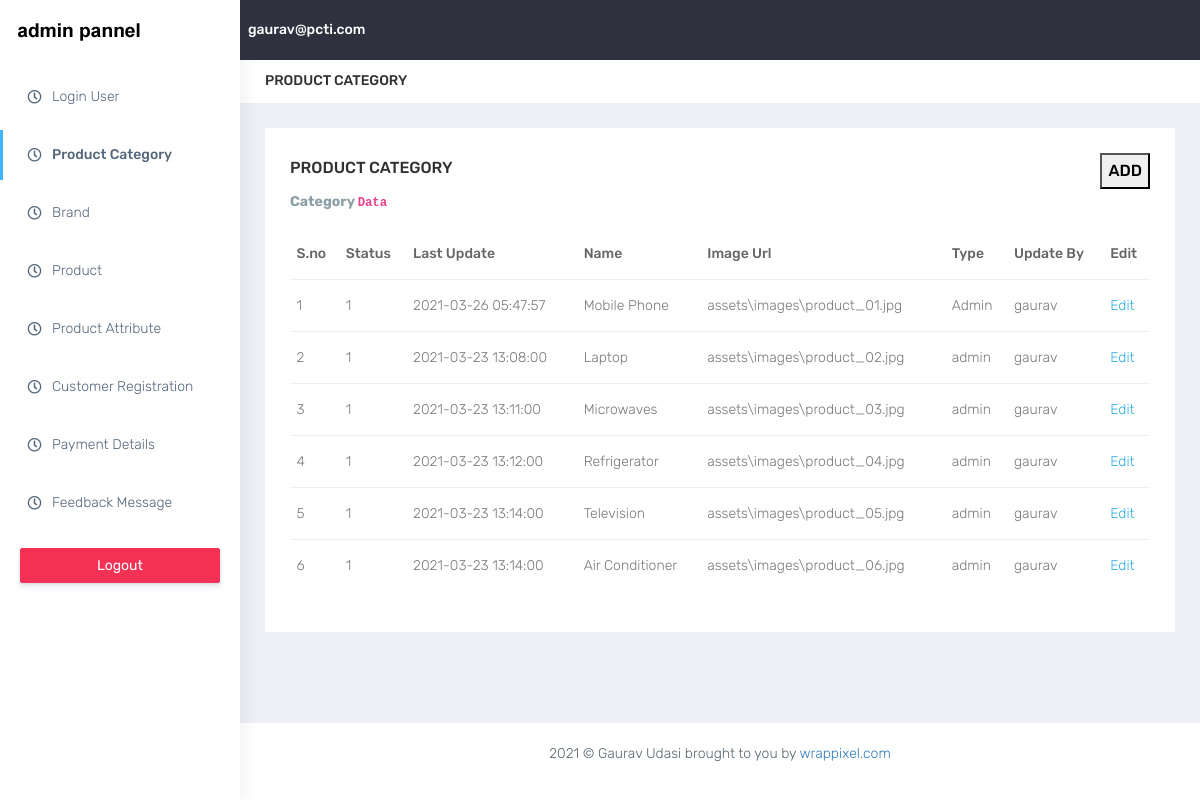
Page /admin/prod_category.php (signed in) on the committed database.
### tables this page shows
CREATE TABLE `product_category` (
 `id` INT(11) NOT NULL,
 `status` INT(11) NOT NULL,
 `last_update` DATETIME NOT NULL,
 `name` VARCHAR(200) NOT NULL,
 `description` VARCHAR(500) NOT NULL,
 `image_url` VARCHAR(200) NOT NULL,
 `type` VARCHAR(60) NOT NULL,
 `update_by` INT(11) NOT NULL,
 `link_url` VARCHAR(100) NOT NULL
);

### admin/prod_category.php (the view, shortened to what this page needs)
<?php
require('../db.php');
$prod_cat = array();
$sql = "SELECT * FROM `product_category`";
$result = $conn->query($sql);
if($result->num_rows > 0)
{
	while($row = $result->fetch_assoc())
	{
		$prod_cat[$row['id']] = $row;
	}
}
$user_data = array();
$sql = "SELECT * FROM `admin_login`";
$result = $conn->query($sql);
if($result->num_rows > 0)
{
	while($row = $result->fetch_assoc())
	{
		$user_data[$row['id']] = $row;
	}
}
?>
<!DOCTYPE html>
<html dir="ltr" lang="en">
<head>
   <link href="css/style.min.css" rel="stylesheet">
</head>
<body>
    <div id="main-wrapper" data-layout="vertical" data-navbarbg="skin5" data-sidebartype="full"
        data-sidebar-position="absolute" data-header-position="absolute" data-boxed-layout="full">
        <?php include("default/header.php"); ?>
        <?php include("default/menu.php");  ?>
        <div class="page-wrapper">
            <div class="page-breadcrumb bg-white">
                <div class="row align-items-center">
                    <div class="col-lg-3 col-md-4 col-sm-4 col-xs-12">
                        <h4 class="page-title text-uppercase font-medium font-14">Product Category</h4>
                    </div>
                    <div class="col-lg-9 col-sm-8 col-md-8 col-xs-12">
                        <div class="d-md-flex">
                        </div>
                    </div>
                </div>
            </div>
            <div class="container-fluid">
                <div class="row">
                    <div class="col-sm-12">
                        <div class="white-box">
							<div class="row">
								<div class="col-md-6">
								<h3 class="box-title">Product Category</h3>
								</div>
								<div class="col-md-6 text-right">
								<button class="box-title" data-toggle="modal" data-target="#Add">Add</button>
								</div>
							</div>
                            <p class="text-muted">Category <code>Data</code></p>
                            <div class="table-responsive">
                                <table class="table">
                                    <thead>
                                        <tr>
                                            <th class="border-top-0">S.no</th>
                                            <th class="border-top-0">Status</th>
                                            <th class="border-top-0">Last Update</th>
                                            <th class="border-top-0">Name</th>
                                            <th class="border-top-0">Image Url</th>
                                            <th class="border-top-0">Type</th>
											<th class="border-top-0">Update By</th>
                                            <th class="border-top-0">Edit</th>
                                        </tr>
                                    </thead>
                                    <tbody>
									<?php
										$i=1;
										foreach($prod_cat as $cnt => $prod)
										{
											echo '
												<tr>
													<td>'.$i.'</td>
													<td>'.$prod['status'].'</td>
													<td>'.$prod['last_update'].'</td>
													<td>'.$prod['name'].'</td>
													<td>'.$prod['image_url'].'</td>
													<td>'.$prod['type'].'</td>
													<td>'.$user_data[$prod['update_by']]['name'].'</td>
													<td><a href="#" class="user-edit" data-toggle="modal" data-target="#Edit" data-status="'.$prod['status'].'" data-name="'.$prod['name'].'" data-image_url="'.$prod['image_url'].'"data-type="'.$prod['type'].'" data-id="'.$prod['id'].'" >Edit</a></td>
												</tr>
											';
											$i++;
										}
									?>
                                    </tbody>
                                </table>
                            </div>
                        </div>
                    </div>
                </div>
            </div>
            <footer class="footer text-center"> 2021 © Gaurav Udasi brought to you by <a
                    href="https://www.wrappixel.com/">wrappixel.com</a>
            </footer>
        </div>
    </div>
</body>
</html>

### rows in the picture
product_category: status "1", last_update "2021-03-26 05:47:57", name "Mobile Phone", image_url "assets\\images\\product_01.jpg", type "Admin", update_by.name "gaurav"
product_category: status "1", last_update "2021-03-23 13:08:00", name "Laptop", image_url "assets\\images\\product_02.jpg", type "admin", update_by.name "gaurav"
product_category: status "1", last_update "2021-03-23 13:11:00", name "Microwaves", image_url "assets\\images\\product_03.jpg", type "admin", update_by.name "gaurav"
product_category: status "1", last_update "2021-03-23 13:12:00", name "Refrigerator", image_url "assets\\images\\product_04.jpg", type "admin", update_by.name "gaurav"
product_category: status "1", last_update "2021-03-23 13:14:00", name "Television", image_url "assets\\images\\product_05.jpg", type "admin", update_by.name "gaurav"
product_category: status "1", last_update "2021-03-23 13:14:00", name "Air Conditioner", image_url "assets\\images\\product_06.jpg", type "admin", update_by.name "gaurav"

### other values in the picture
$_SESSION['user_login']['name'] "gaurav@pcti.com"
